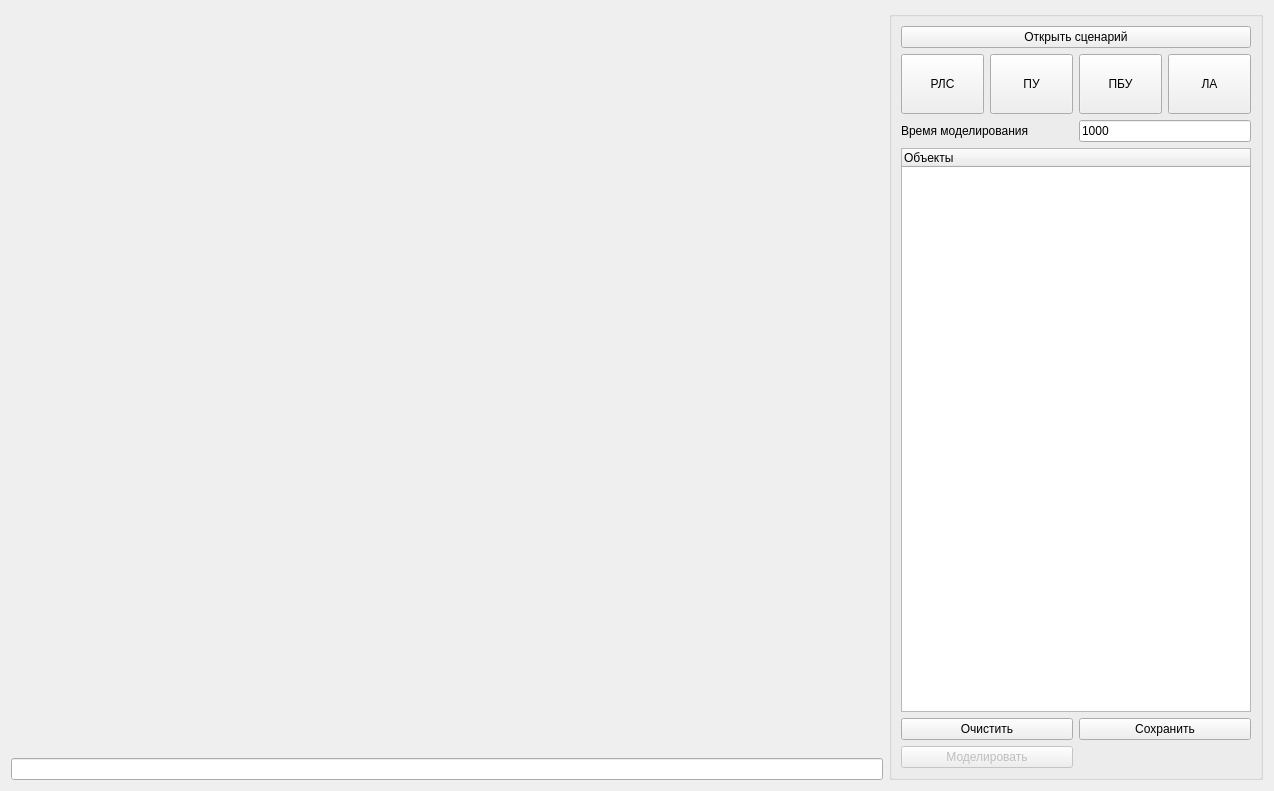
<?xml version="1.0" encoding="UTF-8"?>
<ui version="4.0">
 <class>widget_modelset</class>
 <widget class="QWidget" name="widget_modelset">
  <property name="geometry">
   <rect>
    <x>0</x>
    <y>0</y>
    <width>1274</width>
    <height>791</height>
   </rect>
  </property>
  <property name="minimumSize">
   <size>
    <width>0</width>
    <height>0</height>
   </size>
  </property>
  <property name="windowTitle">
   <string>Form</string>
  </property>
  <layout class="QGridLayout" name="gridLayout">
   <item row="0" column="0">
    <widget class="QCustomPlot" name="customPlot" native="true"/>
   </item>
   <item row="1" column="0">
    <widget class="QLineEdit" name="lineEdit"/>
   </item>
   <item row="0" column="1" rowspan="2">
    <widget class="QGroupBox" name="groupBox">
     <property name="minimumSize">
      <size>
       <width>250</width>
       <height>0</height>
      </size>
     </property>
     <property name="maximumSize">
      <size>
       <width>400</width>
       <height>16777215</height>
      </size>
     </property>
     <property name="title">
      <string/>
     </property>
     <layout class="QGridLayout" name="gridLayout_2">
      <item row="4" column="0" colspan="2">
       <widget class="QLabel" name="label">
        <property name="text">
         <string>Время моделирования</string>
        </property>
       </widget>
      </item>
      <item row="3" column="3">
       <widget class="QPushButton" name="pushButton_la">
        <property name="maximumSize">
         <size>
          <width>200</width>
          <height>200</height>
         </size>
        </property>
        <property name="text">
         <string>ЛА</string>
        </property>
       </widget>
      </item>
      <item row="3" column="1">
       <widget class="QPushButton" name="pushButton_pu">
        <property name="minimumSize">
         <size>
          <width>0</width>
          <height>0</height>
         </size>
        </property>
        <property name="maximumSize">
         <size>
          <width>200</width>
          <height>200</height>
         </size>
        </property>
        <property name="styleSheet">
         <string notr="true"/>
        </property>
        <property name="text">
         <string>ПУ</string>
        </property>
       </widget>
      </item>
      <item row="6" column="0" colspan="4">
       <widget class="QTreeWidget" name="treeWidget">
        <property name="minimumSize">
         <size>
          <width>350</width>
          <height>0</height>
         </size>
        </property>
        <property name="tabKeyNavigation">
         <bool>false</bool>
        </property>
        <column>
         <property name="text">
          <string notr="true">Объекты</string>
         </property>
        </column>
       </widget>
      </item>
      <item row="3" column="0">
       <widget class="QPushButton" name="pushButton_radar">
        <property name="minimumSize">
         <size>
          <width>0</width>
          <height>60</height>
         </size>
        </property>
        <property name="maximumSize">
         <size>
          <width>200</width>
          <height>200</height>
         </size>
        </property>
        <property name="text">
         <string>РЛС</string>
        </property>
       </widget>
      </item>
      <item row="4" column="2" colspan="2">
       <widget class="QLineEdit" name="time_modelinglineEdit">
        <property name="enabled">
         <bool>true</bool>
        </property>
        <property name="text">
         <string>1000</string>
        </property>
       </widget>
      </item>
      <item row="0" column="0" colspan="4">
       <widget class="QPushButton" name="pushButton_open">
        <property name="enabled">
         <bool>true</bool>
        </property>
        <property name="text">
         <string>Открыть сценарий</string>
        </property>
       </widget>
      </item>
      <item row="3" column="2">
       <widget class="QPushButton" name="pushButton_pbu">
        <property name="minimumSize">
         <size>
          <width>0</width>
          <height>0</height>
         </size>
        </property>
        <property name="maximumSize">
         <size>
          <width>200</width>
          <height>200</height>
         </size>
        </property>
        <property name="text">
         <string>ПБУ</string>
        </property>
       </widget>
      </item>
      <item row="7" column="0" colspan="2">
       <widget class="QPushButton" name="pushButton_clear">
        <property name="text">
         <string>Очистить</string>
        </property>
       </widget>
      </item>
      <item row="7" column="2" colspan="2">
       <widget class="QPushButton" name="save_pushButton">
        <property name="enabled">
         <bool>true</bool>
        </property>
        <property name="text">
         <string>Сохранить</string>
        </property>
       </widget>
      </item>
      <item row="8" column="0" colspan="2">
       <widget class="QPushButton" name="change_pushButton">
        <property name="enabled">
         <bool>false</bool>
        </property>
        <property name="text">
         <string>Моделировать</string>
        </property>
       </widget>
      </item>
     </layout>
    </widget>
   </item>
  </layout>
 </widget>
 <customwidgets>
  <customwidget>
   <class>QCustomPlot</class>
   <extends>QWidget</extends>
   <header>qcustomplot.h</header>
   <container>1</container>
  </customwidget>
 </customwidgets>
 <resources/>
 <connections/>
</ui>
